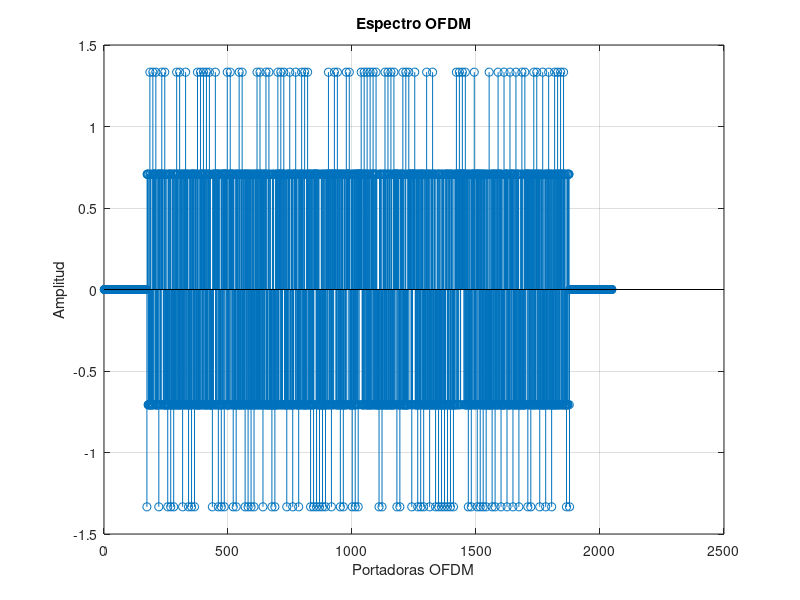
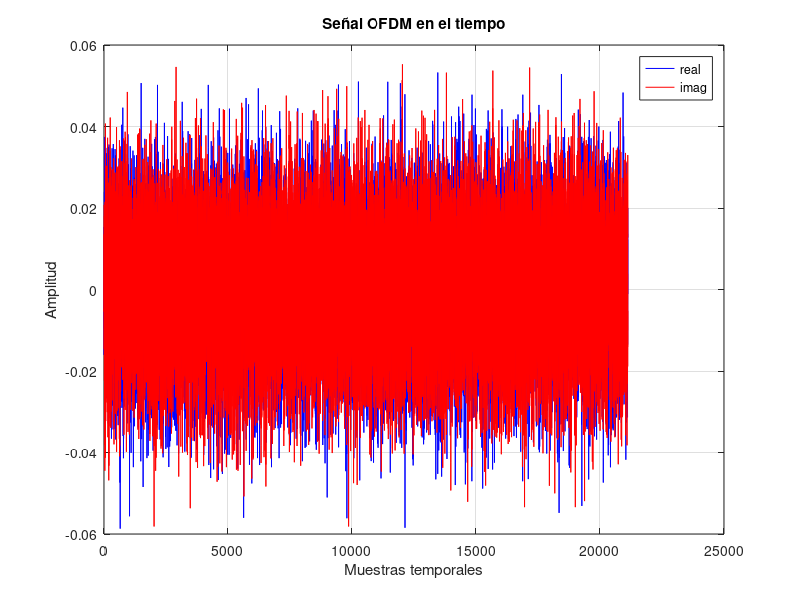
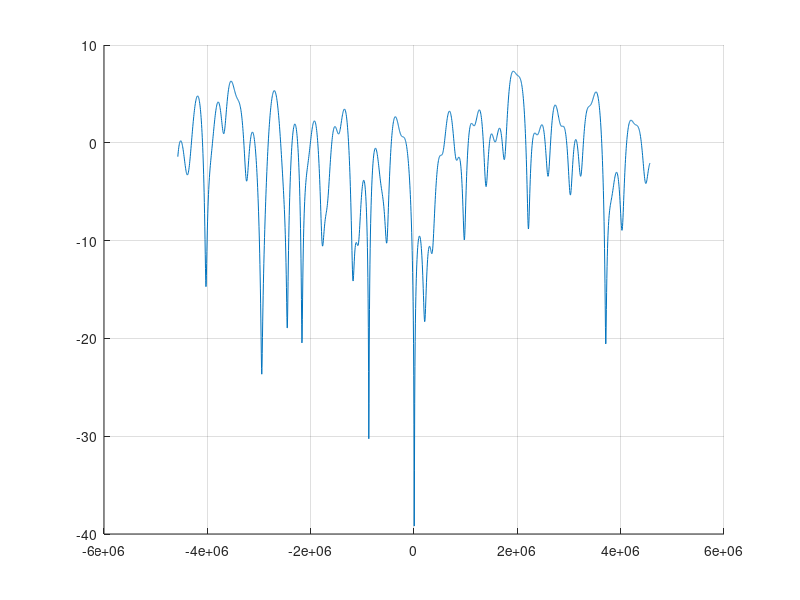
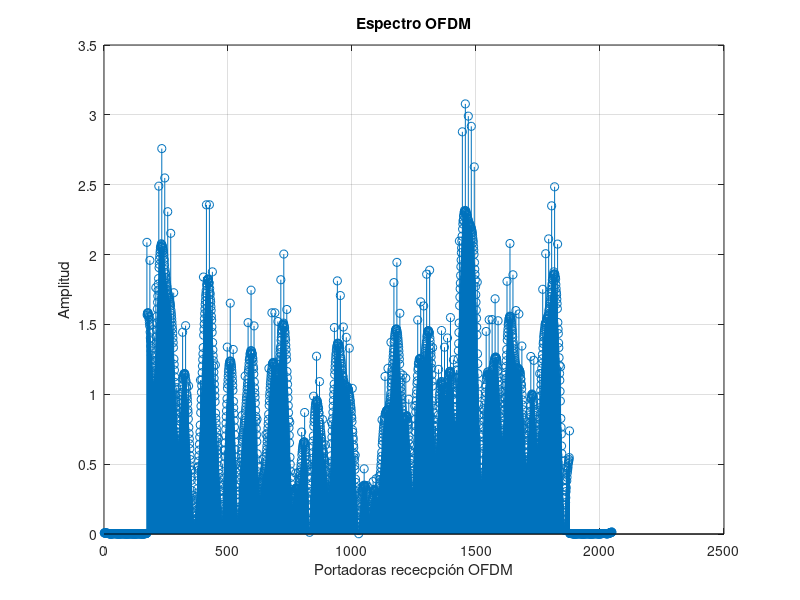

MATLAB code for these plots, in order: (Note: this script raises an error after producing the figures.)
clear;
close all;
%% comentario
%% Configuración del sistema OFDM
NUM_SYMB = 10;       % Número de símbols a transmitir
SEED=100;            % Semilla para el generador de números aleatorios
CONSTEL = 'QPSK';    % Constelación utilizada BPSK o QPSK
MODO = '2K';
SNR=200;             %SNR en dB
CP = 1/32;          % Cyclic prefix

tic

% Inicializamos el generador de números aleatorios con la semilla

%rng(SEED);

%Octave
rand("seed",SEED);

% Definición de la constelación
switch MODO
    case '2K'
        N_portadoras = 1705;
        T_U = 224e-6;        % Tiempo útil
        NFFT=2048;
    case '8K'
        N_portadoras = 6817;
        T_U = 896e-6;
        NFFT=8192;
end

N_pilotos = ceil(N_portadoras/12);
NDATA=N_portadoras- N_pilotos;   
NCP = NFFT*CP;          % Número de muestras del prefijo cíclico

PLOC=1:12:N_portadoras;

switch CONSTEL
    case 'BPSK'
        M=1;
        C=[1 -1];
        norma = sqrt(2);
    case 'QPSK'
        C=[1+1i 1-1i -1+1i -1-1i];
        M=2;      
        norma = sqrt(2);
    case '16QAM'
        C = [3+3i 3+1i 1+3i 1+1i 3-3i 3-1i 1-3i 1-1i -3+3i -3+1i -1+3i -1+1i -3-3i -3-1i -1-3i -1-1i];
        M=4;
        norma = sqrt(18);
    case '64QAM'
        C = [7+7i 7+5i 5+7i 5+5i 7+1i 7+3i 5+1i 5+3i 1+7i 1+5i 3+7i 3+5i 1+1i 1+3i 3+1i 3+3i 7-7i 7-5i 5-7i 5-5i 7-1i 7-3i 5-1i 5-3i 1-7i 1-5i 3-7i 3-5i 1-1i 1-3i 3-1i 3-3i -7+7i -7+5i -5+7i -5+5i -7+1i -7+3i -5+1i -5+3i -1+7i -1+5i -3+7i -3+5i -1+1i -1+3i -3+1i -3+3i -7-7i -7-5i -5-7i -5-5i -7-1i -7-3i -5-1i -5-3i -1-7i -1-5i -3-7i -3-5i -1-1i -1-3i -3-1i -3-3i];
        M=6;
        norma = sqrt(98);
end

%scatterplot(C);
%grid
%title('Constelación')

%% Transmisor
% Generación de los bits a transmitir
numbits = NUM_SYMB*NDATA*M;
bits_tx = rand(numbits, 1)>0.5; % numbits x 1

% Bits to symbols
aux  = reshape(bits_tx, M, []).'; % numbits/M x M
symb = zeros(size(aux, 1),1);     % numbits/M x 1
for k=1:M
    symb = symb + (2^(k-1))*aux(:,k); % primera columna = lsb 
end

% Mapper
const_points = C(symb+1); % numbits/M x 1
const_points = const_points./(norma);

%scatterplot(const_points);
%grid
%title('Constelación transmitida') 

% Símbolos OFDM en frecuencia (rejilla tiempo frecuencia)
ofdm_freq = zeros(NFFT, NUM_SYMB); % NFFT x NUM_SYMB
ofdm_util = ofdm_freq(ceil((NFFT-N_portadoras)/2)+(1:N_portadoras),:);

registro = ones(1,11);
pilotos = zeros(N_portadoras,1);
for n = 1:N_portadoras
    pilotos(n,:) = 4/3*2*(0.5-registro(end));
    registro = [xor(registro(end),registro(end-2)),registro(1:(end-1))];
end

ofdm_util(PLOC,:) = pilotos(PLOC,1)*ones(1,NUM_SYMB);
ofdm_util(ofdm_util==0) = const_points;
ofdm_freq(ceil((NFFT-N_portadoras)/2)+(1:N_portadoras),:) = ofdm_util;

figure
stem(real(ofdm_freq(:,1))); % Pintamos un único símbolo
grid
xlabel('Portadoras OFDM');
ylabel('Amplitud');
title('Espectro OFDM')

% ifftshift permite pasar de una representación del espectro con el f=0 en el
% centro a una representación con f=0 a la izquierda.
% Importante el 1 para hacer la transformación en la dimensión correcta
ofdm_freq=ifftshift(ofdm_freq, 1); % NFFT x NUM_SYMB


% Modulacion OFDM
% Importante el 1 para hacer la transformación en la dimensión correcta
ofdm_time = ifft(ofdm_freq, NFFT, 1); % NFFT x NUM_SYMB

% Prefijo cíclico de forma matricial
ofdm_time = [ofdm_time(end-(NCP-1):end, :); ofdm_time];

% Salida secuencial (el : lee por columnas)
tx = ofdm_time(:); % (NFFT+NCP)·NUM_SYMB x 1
 
figure
plot(real(tx), 'b-');
hold on
plot(imag(tx), 'r-');
xlabel('Muestras temporales');
ylabel('Amplitud');
legend('real', 'imag');
grid
title('Señal OFDM en el tiempo')

% Espectro de la señal transmitida
% figure
% pwelch(tx);

%% Canal AWGN


% Canal real

parametros = [0.057662 1.003019 4.855121
0.176809 5.422091 3.419109
0.407163 0.518650 5.864470
0.303585 2.751772 2.215894
0.258782 0.602895 3.758058
0.061831 1.016585 5.430202
0.150340 0.143556 3.952093
0.051534 0.153832 1.093586
0.185074 3.324866 5.775198
0.400967 1.935570 0.154459
0.295723 0.429948 5.928383
0.350825 3.228872 3.053023
0.262909 0.848831 0.628578
0.225894 0.073883 2.128544
0.170996 0.203952 1.099463
0.149723 0.194207 3.462951
0.240140 0.924450 3.664773
0.116587 1.381320 2.833799
0.221155 0.640512 3.334290
0.259730 1.368671 0.393889];

rho_i = parametros(:,1);
tau_i = parametros(:,2)*10^-6;
theta_i = parametros(:,3);


delta_f = 1/T_U;
k = (-NFFT/2:NFFT/2-1);

% H_real = zeros(NFFT,1);
% for n= 1:2048
%     H_real(n,1) = sum(rho_i.*exp(-1i*theta_i).*exp(-1i*2*pi*k(n)*delta_f*tau_i));
% end

% for n = 1:20
%     H_real = H_real + rho_i(n)*exp(-1i*theta_i(n))*exp(-1i*2*pi*k.'*delta_f*tau_i(n));
% end
% 
% figure, hold on, plot((-floor(N_portadoras/2):ceil(N_portadoras/2)-1)*delta_f,20*log10(abs(H_real(NFFT/2-floor(N_portadoras/2):NFFT/2+ceil(N_portadoras/2)-1))))


H_real = ((rho_i.*exp(-1i*theta_i)).'*(exp(-1i*2*pi*k*delta_f.*tau_i))).';

figure, hold on, grid on, plot((-NFFT/2:NFFT/2-1)*delta_f,20*log10(abs(H_real)))

h_real_tiempo = ifft(ifftshift(H_real),NFFT,1);

rx_antena = conv(h_real_tiempo,tx);
rx_antena = rx_antena(1:end-(NFFT-1),1);

% rx_antena = tx; %Anula efecto del canal

% figure
% plot(real(rx_antena), 'b-');
% hold on
% plot(imag(rx_antena), 'r-');
% xlabel('Muestras temporales');
% ylabel('Amplitud');
% legend('real', 'imag');
% grid
% title('Señal OFDM en el tiempo')


% Ruido
Ps = mean(tx.*conj(tx)); % Potencia de señal
nsr = 10^(-SNR/10);      % Pn/Ps

noise = (randn(size(tx))+1i*randn(size(tx))) / sqrt(2); % Ruido complejo de potencia 1
noise = sqrt(Ps*nsr).*noise; % Ruido complejo de potencia Ps*snr
% Alternativa a las dos líneas anteriores:
% noise = wgn(size(tx,1), 1, Ps*nsr, 'complex');

rx = rx_antena+noise;
%rx = rx_antena;

% Return termina la ejecución del script. Las líneas de después no se
% ejecutarán
% return


%% Receptor
% TO-DO: Receptor (operaciones inversas al transmisor)

ofdm_time_r_NCP = reshape(rx,NFFT+NCP,NUM_SYMB);

ofdm_time_r=ofdm_time_r_NCP(NCP+1:end,:);

ofdm_freq_r=fft(ofdm_time_r,NFFT,1);

ofdm_freq_r= fftshift(ofdm_freq_r,1);

ofdm_util_r =ofdm_freq_r(ceil((NFFT-N_portadoras)/2)+(1:N_portadoras),:);

% scatterplot(ofdm_util_r(:,1))

figure
stem(abs(ofdm_freq_r(:,1))); % Pintamos un único símbolo
grid
xlabel('Portadoras rececpción OFDM');
ylabel('Amplitud');
title('Espectro OFDM')


H_est = zeros(N_portadoras,1);
% H_est(PLOC,1) = H_real(PLOC+NFFT/2-ceil(1705/2),1);
H_est(PLOC,1) = ofdm_util_r(PLOC,1)./pilotos(PLOC,1);

xq = 1:N_portadoras;
H_est = interp1(PLOC,H_est(PLOC,1),xq).';

% Interpolación lineal de H_est
% x = 1:12;
% for n = 1:N_pilotos-1 % ceil(PLOC/12)
%     b = H_est((n-1)*12+1);
%     a = (H_est(12*n+1) - H_est((n-1)*12+1))/12;
%     y = a*x + b;
%     H_est((n-1)*12+2:12*n+1) = y;
% end



% guardar datos para vhdl
%writematrix(real(int32(ofdm_util_r(:,1)*2^7)), 'portadoras_re.csv');
%writematrix(imag(int32(ofdm_util_r(:,1)*2^7)), 'portadoras_im.csv');

% Octave
csvwrite('portadoras_re.csv', int32(real(ofdm_util_r(:,1)*2^7))');
csvwrite('portadoras_im.csv', int32(imag(ofdm_util_r(:,1)*2^7))');
% cargar entradas vhdl
%real_matrix_vhdl = readmatrix('salida_re.csv')';
%imag_matrix_vhdl = readmatrix('salida_im.csv')';

% Octave
real_matrix_vhdl = csvread('salida_re.csv')';
imag_matrix_vhdl = csvread('salida_im.csv')';


H_est_vhdl = double(real_matrix_vhdl)/2^7 + 1i*double(imag_matrix_vhdl)/2^7;


figure(3)
plot((-floor(N_portadoras/2):ceil(N_portadoras/2)-1)*delta_f,20*log10(abs(H_est)))
plot((-floor(N_portadoras/2):ceil(N_portadoras/2)-1)*delta_f,20*log10(abs(H_est_vhdl)))
legend('H real','H est', 'H(vhdl)')


% División en frecuencia Tx = Rx / H_est
S_tx = ofdm_util_r./H_est;
%S_tx_vhdl = ofdm_util_r./H_est_vhdl;

% Comparamos con vhdl
%rx_re = readmatrix('s_rx_re.csv')';
%rx_im = readmatrix('s_rx_im.csv')';

%Octave
rx_re = csvread('s_rx_re.csv')';
rx_im = csvread('s_rx_im.csv')';

S_tx_vhdl = rx_re/2^7 + 1i*rx_im/2^7;

figure
hold on
plot((-floor(N_portadoras/2):ceil(N_portadoras/2)-1)*delta_f,20*log10(abs(S_tx(:,1))))
plot((-floor(N_portadoras/2):ceil(N_portadoras/2)-1)*delta_f,20*log10(abs(S_tx_vhdl)))
legend('S_tx', 'S_tx(vhdl)')

% Quitamos los pilotos
S_tx(PLOC,:) = []; 
S_tx_vhdl(PLOC,:) = []; 

% Concatenar los bits recibidos
%rx_constel = reshape(S_tx,(N_portadoras-N_pilotos)*NUM_SYMB,1).';
rx_constel = reshape(S_tx_vhdl,(N_portadoras-N_pilotos),1).';

%scatterplot(rx_constel);

% Demap
switch CONSTEL
    case 'BPSK'
        bits_rx = rx_constel<0;
    case 'QPSK'
        bits_rx = zeros(1,length(rx_constel)*2);
        bits_rx(2:2:end) = real(rx_constel)<0;
        bits_rx(1:2:end) = imag(rx_constel)<0;
    case '16QAM'
        bits_rx = zeros(1,length(rx_constel)*4);
        bits_rx(4:4:end) = real(rx_constel)<0;
        bits_rx(3:4:end) = imag(rx_constel)<0;
        bits_rx(2:4:end) = abs(real(rx_constel))<(2/norma);
        bits_rx(1:4:end) = abs(imag(rx_constel))<(2/norma);
    case '64QAM'
        bits_rx = zeros(1,length(rx_constel)*6);
        bits_rx(6:6:end) = real(rx_constel)<0;
        bits_rx(5:6:end) = imag(rx_constel)<0;
        bits_rx(4:6:end) = abs(real(rx_constel))<(4/norma);
        bits_rx(3:6:end) = abs(imag(rx_constel))<(4/norma);
        bits_rx(2:6:end) = abs(real(rx_constel))<(6/norma) & abs(real(rx_constel))>(2/norma);
        bits_rx(1:6:end) = abs(imag(rx_constel))<(6/norma) & abs(imag(rx_constel))>(2/norma);
end

%BER = mean(xor(bits_rx, bits_tx.'));
%fprintf(1,'CONSTEL = %s, SNR = %ddB, MODO = %s, CP = 1/%d\n',CONSTEL,SNR,MODO,1/CP);
%fprintf(1, 'BER = %f\n', BER);

BER_vhdl = mean(xor(bits_rx, bits_tx(1:NDATA*M).'));
fprintf(1,'CONSTEL = %s, SNR = %ddB, MODO = %s, CP = 1/%d\n',CONSTEL,SNR,MODO,1/CP);
fprintf(1, 'BER_vhdl = %f\n', BER_vhdl);
toc
